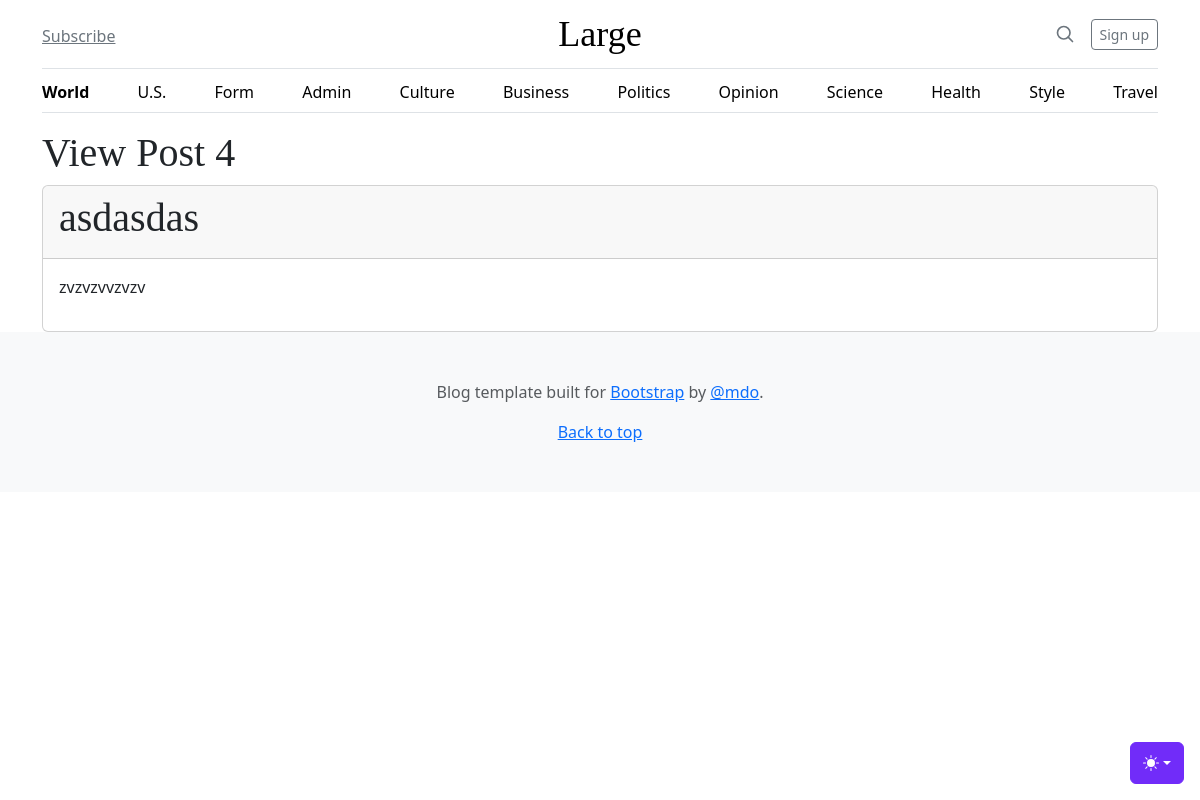
The app's page /admin/posts/view?id=4, older data.
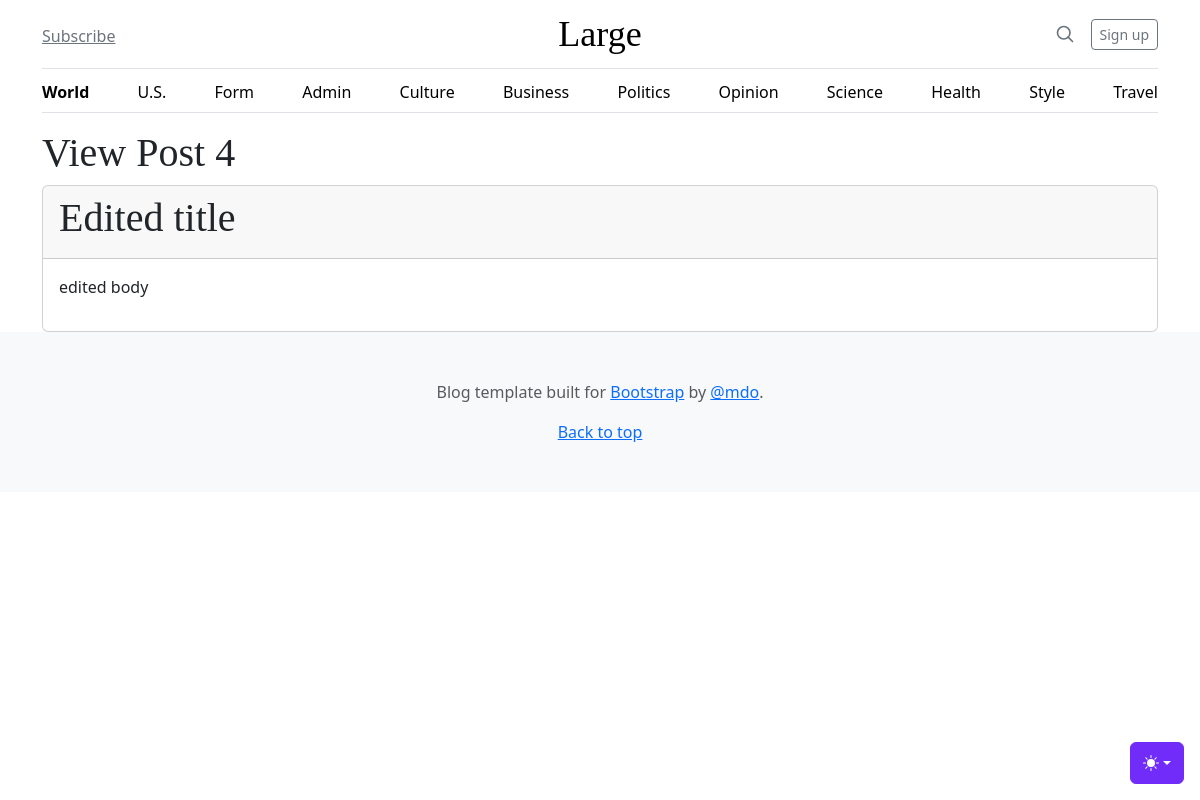
The same page, newer data.
### tables this page shows
CREATE TABLE posts
(
    id    integer
        constraint posts_pk
            primary key autoincrement,
    title text not null,
    body  text not null
);

### helpers.php (called while the page is built, shortened)
<?php
function view($viewName, $vars=[]){
    extract($vars);
    include __DIR__ . "/views/$viewName.php";
}

### src/Controllers/PostsController.php (called while the page is built, shortened)
<?php
class PostsController
{
    public function show(){
        $post = Post::find($_GET['id']);
        view('posts/view', compact('post'));
    }
}

### src/DB.php (called while the page is built, shortened)
<?php
class DB
{
    private $conn;
    public function __construct()
    {
        try {
            $this->conn = new PDO('sqlite:' . __DIR__ . '/../db.sqlite');
            $this->conn->setAttribute(PDO::ATTR_ERRMODE, PDO::ERRMODE_EXCEPTION);
        } catch (PDOException $e) {
            echo "Connection failed: " . $e->getMessage();
        }
    }
    public function find($table, $class, $id)
    {
        $stmt = $this->conn->prepare("SELECT * FROM $table WHERE id=$id");
        $stmt->execute();
        $stmt->setFetchMode(PDO::FETCH_CLASS, $class);
        return $stmt->fetch();
    }
}

### src/Models/Model.php (called while the page is built, shortened)
<?php
class Model
{
    public static $table;
    public static function find($id) {
        $db = new DB();
        return $db->find(static::$table, static::class, $id);
    }
}

### views/posts/view.php (the view, shortened to what this page needs)
<main class="container">
    <h1>View Post <?php echo $post->id; ?></h1>
    <div class="card">
        <div class="card-header">
            <h1><?php echo $post->title; ?></h1>
        </div>
        <div class="card-body">
            <p><?php echo $post->body; ?></p>
        </div>
    </div>
</main>

Row changes from the older to the newer data that the page shows:
changed posts id 4: title "asdasdas" → "Edited title"; body "zvzvzvvzvzv" → "edited body"
